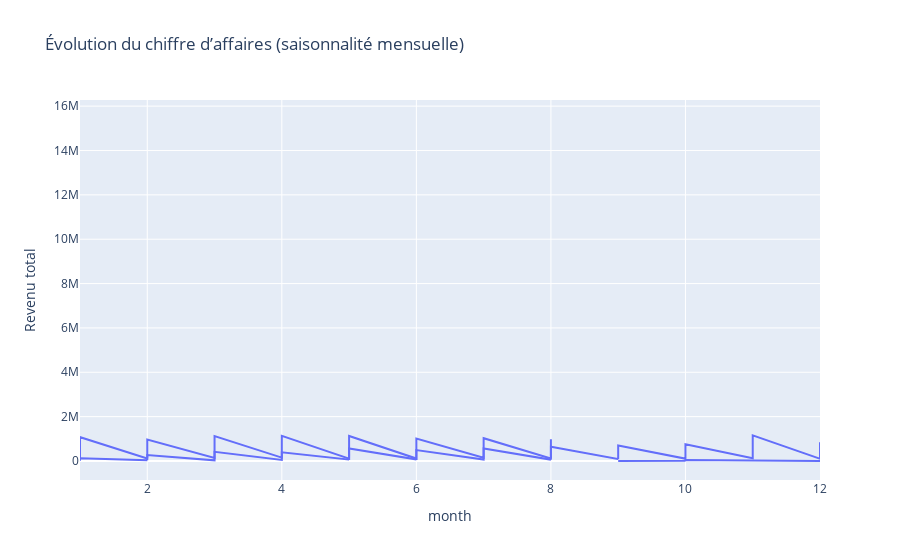

The notebook cell this image was saved under:
### Code cell
fig = px.line(
    data_seasonal,
    x='month',
    y='total_revenue',
    title='Évolution du chiffre d’affaires (saisonnalité mensuelle)',
    labels={'year_month': 'Date', 'total_revenue': 'Revenu total'}
)

fig.show()

### Figure 1 — Plotly figure (JSON) as saved in the notebook; plotly's stock layout.template omitted (floating-point values rounded to 4 significant figures; data arrays with more than 128 entries replaced by an {"elided": "..."} marker saying what was removed)
{"data": [{"hovertemplate": "month=%{x}<br>Revenu total=%{y}<extra></extra>", "legendgroup": "", "line": {"color": "#636efa", "dash": "solid"}, "marker": {"symbol": "circle"}, "mode": "lines", "name": "", "orientation": "v", "showlegend": false, "type": "scatter", "x": {"elided": "176 float values"}, "xaxis": "x", "y": {"elided": "176 float values"}, "yaxis": "y"}], "layout": {"legend": {"tracegroupgap": 0}, "title": {"text": "Évolution du chiffre d’affaires (saisonnalité mensuelle)"}, "xaxis": {"anchor": "y", "domain": [0, 1], "title": {"text": "month"}}, "yaxis": {"anchor": "x", "domain": [0, 1], "title": {"text": "Revenu total"}}}}
